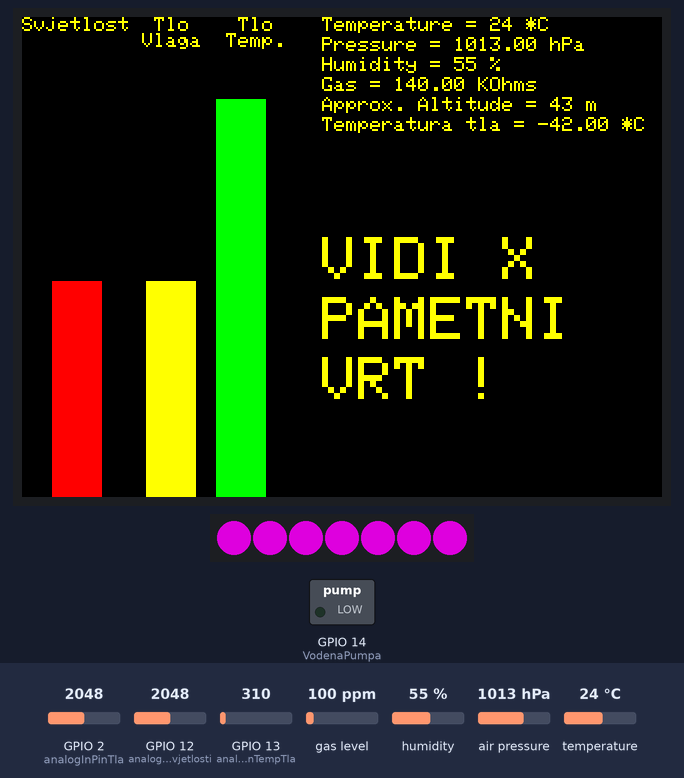
Simulated run of this sketch. Board: ESP32. On the bench: 320×240 colour display, 7 RGB LEDs in strip order, left to right, switched loads named in the sketch (green lamp = pin HIGH). Inputs (shaded band) come from the test bench; at power-on: GPIO 12 (analogInPinSvjetlosti) = 2048, gas level 100 ppm, GPIO 13 (analogInPinTempTla) = 310, GPIO 2 (analogInPinTla) = 2048, humidity 55 %, air pressure 1013 hPa, temperature 24 °C. Dim RGB values are drawn brighter than linear; what the sketch prints to the serial monitor is not drawn.

Above: at 1.4 s.
1.5 s: GPIO 12 (analogInPinSvjetlosti) set to 1929
At 2.9 s:
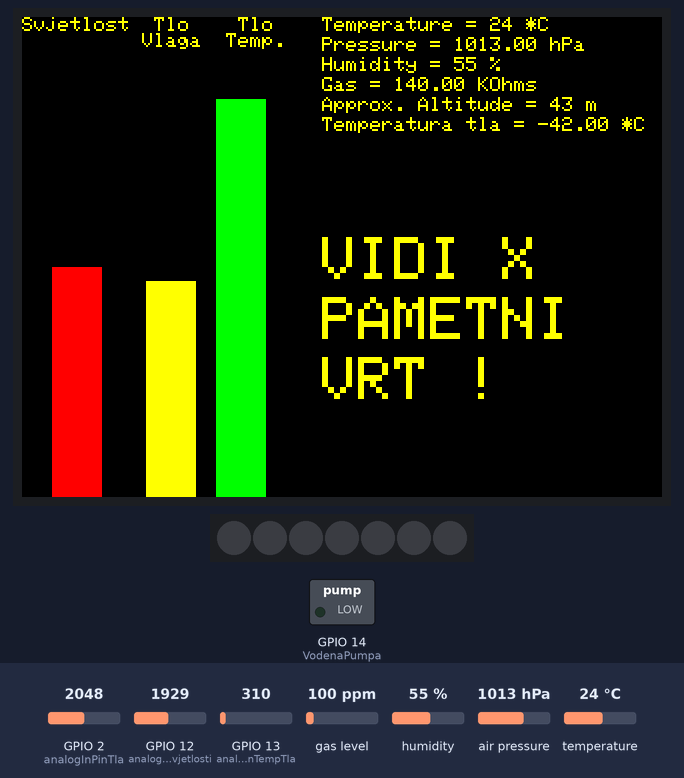
3.9 s: gas level set to 20 ppm
6.3 s: GPIO 13 (analogInPinTempTla) set to 372
At 7.5 s:
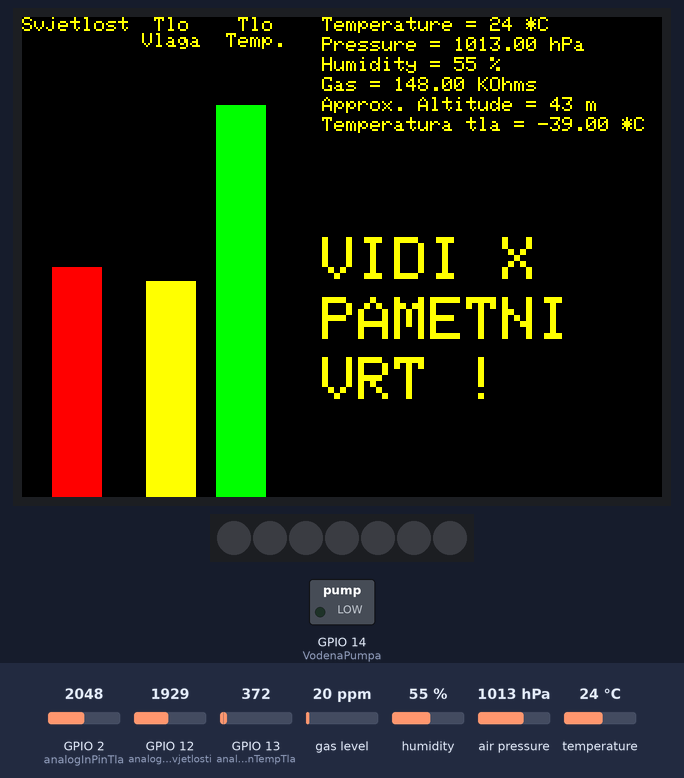
8.5 s: GPIO 2 (analogInPinTla) set to 1960
At 10.2 s:
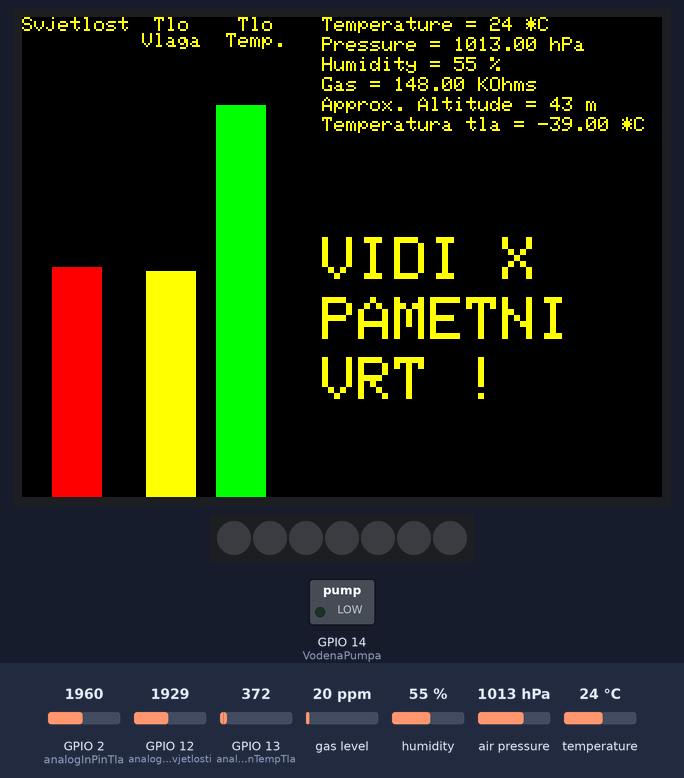
10.5 s: humidity set to 22 %
12.9 s: air pressure set to 952 hPa
At 14.9 s:
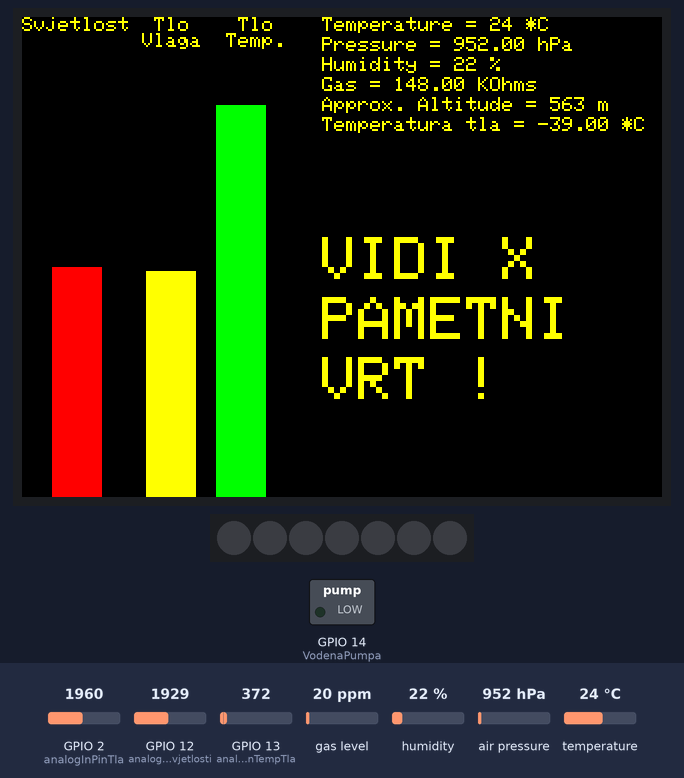
Timing chart, 0 to 16.1 s (numbered marks = the images above; inputs shaded):
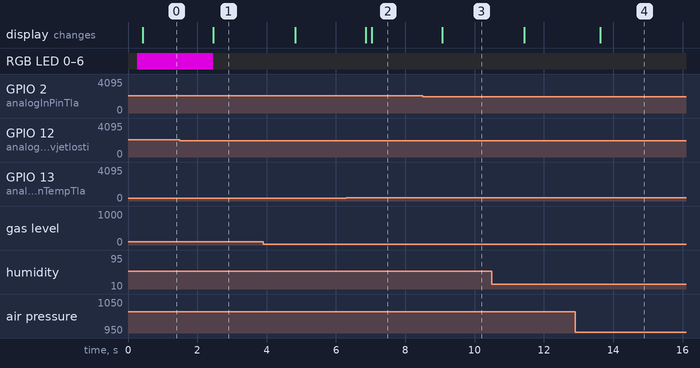

The sketch:

Pametni_vrt.ino
```cpp
//--------------------------------------------------------------------
//------------------------ VIDI 300 ----------------------------------
//------------------- kod za radionicu pametni vrt -------------------
//--- napisan za potrebe članka u časopisu VIDI 300 - ožujak 2021. ---
//--------------------------------------------------------------------
//
// Kod radi s VIDI project X pločicom o kojoj možete saznati na linku
// https://vidilab.com/vidi-project-x
//-------------------------------------------------------------------
// napisao: Hrvoje Šomođi, Vidi - 25.2.2021.
//-------------------------------------------------------------------
// Nedostaju li vam niže spomenuti libraryji
// odaberite Manage Libraries sa izboranika Alti
// zatim u tražilicu upišite ILI9341
// i instalirajte ponuđenu Adafruit ILI9341 librari
// te ostale librarije koji su ponuđeni uz ovu!
// Zatim u tražilicu upišite FastLED
// Zatim u tražilicu upišite Adafruit_BME680

#include "Adafruit_ILI9341.h"
#include "Adafruit_GFX.h"
#include <SPI.h>
#include <Wire.h>
#include <Adafruit_Sensor.h>
#include "Adafruit_BME680.h"

#include <FastLED.h>

#define LED_PIN     22
#define NUM_LEDS    7

CRGB leds[NUM_LEDS];

// ILI9341 TFT LCD deklaracija spajanja zaslona
#define TFT_CS   5
#define TFT_DC  21

#define I2C_SDA 33
#define I2C_SCL 32

#define SEALEVELPRESSURE_HPA (1018.25)

Adafruit_BME680 bme; // I2C
//Adafruit_BME680 bme(BME_CS); // hardware SPI
//Adafruit_BME680 bme(BME_CS, BME_MOSI, BME_MISO,  BME_SCK);

// Stvori objekt zaslona koji zovemo TFT
Adafruit_ILI9341 TFT = Adafruit_ILI9341(TFT_CS, TFT_DC);

const int analogInPinTla = 2;         //Senzor Vlage tla
int SuhoTlo = 4095;                   // Smanjiti vrijednost ukoliko želimo ćešće zaljevanje zemlje
const int analogInPinSvjetlosti = 12; // Svjetlost
const int analogInPinTempTla = 13;    // Temperatura Tla

int debug = 0;              // Pokreni testni mod
int konzola = 1;            // Ispisuj na Serial
const int VodenaPumpa = 14; // Driver pumpe
const int Btn_Up = 35;      // Ovo nam za sada neće trebati
const int Noc = 4000;

// varijable za dimenzije zaslona
int myWidth;
int myHeight;

// varijable za očitanja senzora
int BME680temp;
int BME680pres;
int BME680humi;
int BME680gas;
int BME680alt;
float Ttemp;

// varijable za spremanje starih očitanja senzora
int old_BME680temp;
int old_BME680pres;
int old_BME680humi;
int old_BME680gas;
int old_BME680alt;
float old_Ttemp;

void PaliSvjetlo() { // funkcija za paljenje LED-ica
  FastLED.clear();
  for (int o = 0; o < NUM_LEDS; o = o + 1) {
    leds[o] = CRGB(155, 0, 155);
    FastLED.show();
  }
}

void GasiSvjetlo() { // funkcija za gašenje LED-ica
  FastLED.clear();
  for (int o = 0; o < NUM_LEDS; o = o + 1) {
    leds[o] = CRGB(0, 0, 0);
    FastLED.show();
  }
}

void senzorBME680()
{
  if (! bme.performReading()) {
    Serial.println("Failed to perform reading :(");
    return;
  }

  old_BME680temp = BME680temp;
  old_BME680pres = BME680pres;
  old_BME680humi = BME680humi;
  old_BME680gas = BME680gas;
  old_BME680alt = BME680alt;
  old_Ttemp = Ttemp;

  BME680temp = bme.temperature;
  BME680pres = bme.pressure;
  BME680humi = bme.humidity;
  BME680gas = bme.gas_resistance;
  BME680alt = bme.readAltitude(SEALEVELPRESSURE_HPA);

  Ttemp = map(analogRead(analogInPinTempTla), 0, 4095, -55, 125);

  if ( konzola ) {
    Serial.print("Temperature = ");
    Serial.print(BME680temp);
    Serial.println(" *C");

    Serial.print("Pressure = ");
    Serial.print(BME680pres / 100.0);
    Serial.println(" hPa");

    Serial.print("Humidity = ");
    Serial.print(BME680humi);
    Serial.println(" %");

    Serial.print("Gas = ");
    Serial.print(BME680gas / 1000.0);
    Serial.println(" KOhms");

    Serial.print("Approx. Altitude = ");
    Serial.print(BME680alt);
    Serial.println(" m");

    Serial.println();
  }

  TFT.setTextColor(ILI9341_BLACK);
  TFT.setCursor(150, 0);
  TFT.print("Temperature = ");
  TFT.print(old_BME680temp);
  TFT.println(" *C");
  TFT.setCursor(150, 10);
  TFT.print("Pressure = ");
  TFT.print(old_BME680pres / 100.0);
  TFT.println(" hPa");
  TFT.setCursor(150, 20);
  TFT.print("Humidity = ");
  TFT.print(old_BME680humi);
  TFT.println(" %");
  TFT.setCursor(150, 30);
  TFT.print("Gas = ");
  TFT.print(old_BME680gas / 1000.0);
  TFT.println(" KOhms");
  TFT.setCursor(150, 40);
  TFT.print("Approx. Altitude = ");
  TFT.print(old_BME680alt);
  TFT.println(" m");
  TFT.setCursor(150, 50);
  TFT.print("Temperatura tla = ");
  TFT.print(old_Ttemp);
  TFT.println(" *C");

  TFT.setTextColor(ILI9341_YELLOW);
  TFT.setCursor(150, 0);
  TFT.print("Temperature = ");
  TFT.print(BME680temp);
  TFT.println(" *C");
  TFT.setCursor(150, 10);
  TFT.print("Pressure = ");
  TFT.print(BME680pres / 100.0);
  TFT.println(" hPa");
  TFT.setCursor(150, 20);
  TFT.print("Humidity = ");
  TFT.print(BME680humi);
  TFT.println(" %");
  TFT.setCursor(150, 30);
  TFT.print("Gas = ");
  TFT.print(BME680gas / 1000.0);
  TFT.println(" KOhms");
  TFT.setCursor(150, 40);
  TFT.print("Approx. Altitude = ");
  TFT.print(BME680alt);
  TFT.println(" m");
  TFT.setCursor(150, 50);
  TFT.print("Temperatura tla = ");
  TFT.print(Ttemp);
  TFT.println(" *C");


}
void setup()
{
  Serial.begin(115200);

  pinMode(VodenaPumpa, OUTPUT);
  digitalWrite(VodenaPumpa, LOW);
  pinMode(Btn_Up, INPUT);

  // pri bootanju postavi sve aktuatore na LOW
  digitalWrite(analogInPinTla, LOW);
  digitalWrite(analogInPinSvjetlosti, LOW);

  Wire.begin(I2C_SDA, I2C_SCL, 100000);

  while (!Serial);
  Serial.println(F("BME680 test"));

  if (debug == 1) {
    if (!bme.begin()) {
      Serial.println("Could not find a valid BME680 sensor, check wiring!");
      while (1);
    }
  } else {
    bme.begin();
  }

  // Set up oversampling and filter initialization
  bme.setTemperatureOversampling(BME680_OS_8X);
  bme.setHumidityOversampling(BME680_OS_2X);
  bme.setPressureOversampling(BME680_OS_4X);
  bme.setIIRFilterSize(BME680_FILTER_SIZE_3);
  bme.setGasHeater(320, 150); // 320*C for 150 ms

  TFT.begin();                   // inicijalizacuija zaslona
  TFT.setRotation(3);            // postavi orijentaciju
  myWidth  = TFT.width() ;       // ekran je širok
  myHeight = TFT.height();       // ekran je visok
  TFT.fillScreen(ILI9341_BLACK); // obojaj zaslon u crno
  TFT.setTextSize(1);
  TFT.setTextColor(ILI9341_YELLOW);
  TFT.println("Svjetlost  Tlo    Tlo");
  TFT.println("          Vlaga  Temp.");

  TFT.setTextSize(3);
  TFT.setCursor(150, 110);
  TFT.print("VIDI X ");
  TFT.setCursor(150, 140);
  TFT.println("PAMETNI");
  TFT.setCursor(150, 170);
  TFT.println("VRT !");
  TFT.setTextSize(1);
  FastLED.addLeds<WS2812, LED_PIN, GRB>(leds, NUM_LEDS);
}

void loop()
{
  if (debug == 1) {
    if ( digitalRead(Btn_Up) == HIGH ) {
      GasiSvjetlo();
      if ( konzola ) {
        Serial.println("Dan je - GASIM SVJETLO");
      }
    } else {
      PaliSvjetlo();
      if ( konzola ) {
        Serial.println("Noc je - PALIM SVJETLO ");
      }
    }

    if ( digitalRead(Btn_Up) == HIGH ) {
      digitalWrite(VodenaPumpa, HIGH);
      if ( konzola ) {
        Serial.println("VodenaPumpa HIGH - PALIM PUMPU ");
      }
    } else
    {
      digitalWrite(VodenaPumpa, LOW);
      if ( konzola ) {
        Serial.println("VodenaPumpa LOW - GASIM PUMPU");
      }
    }
  } else {
    if (analogRead(analogInPinTla) < SuhoTlo) {
      digitalWrite(VodenaPumpa, LOW);
      if ( konzola ) {
        Serial.println("VodenaPumpa LOW - GASIM PUMPU");
      }
    } else {
      digitalWrite(VodenaPumpa, HIGH);
      if ( konzola ) {
        Serial.println("VodenaPumpa HIGH - PALIM PUMPU ");
      }
    }

    if (analogRead(analogInPinSvjetlosti) < 2000) {
      Serial.println(analogRead(analogInPinSvjetlosti));
      GasiSvjetlo();
      if ( konzola ) {
        Serial.println("Dan je - GASIM SVJETLO");
      }
    } else {
      Serial.println(Noc);
      PaliSvjetlo();
      if ( konzola ) {
        Serial.println("Noc je - PALIM SVJETLO ");
      }
    }
  }
  TFT.fillRect( 15, 25, 25, myHeight - map(analogRead(analogInPinSvjetlosti), 0, 4095, myHeight - 10, 1) - 11, ILI9341_BLACK);
  TFT.fillRect( 15, myHeight - map(analogRead(analogInPinSvjetlosti), 0, 4095, myHeight - 25, 1), 25, myHeight - 10, ILI9341_RED);

  TFT.fillRect( 62, 25, 25, myHeight - map(analogRead(analogInPinTla), 0, 4095, myHeight - 10, 1) - 11, ILI9341_BLACK);
  TFT.fillRect( 62, myHeight - map(analogRead(analogInPinTla), 0, 4095, myHeight - 25, 1), 25, myHeight - 10, ILI9341_YELLOW);

  TFT.fillRect( 97, 25, 25, myHeight - map(analogRead(analogInPinTempTla), 0, 4095, myHeight - 10, 1) - 11, ILI9341_BLACK);
  TFT.fillRect( 97, myHeight - map(analogRead(analogInPinTempTla), 0, 4095, myHeight - 25, 1), 25, myHeight - 10, ILI9341_GREEN);

  senzorBME680();
  delay(2000);
}
```

Measured:
- the behaviour switches between 2000 and 1999 on GPIO 12 (analogInPinSvjetlosti) (found by bisection; images 0 and 1)
- after the input at 1.5 s, RGB LED 0–6: RGB(155, 0, 155) → off after 0.96 s; the display: changes after 0.96 s (image 1)
- after the input at 6.3 s, the display: first changes after 0.56 s (image 2 shows a later state)
- after the input at 8.5 s, the display: changes after 0.56 s (image 3)
- after the input at 12.9 s, the display: changes after 0.73 s (image 4)
